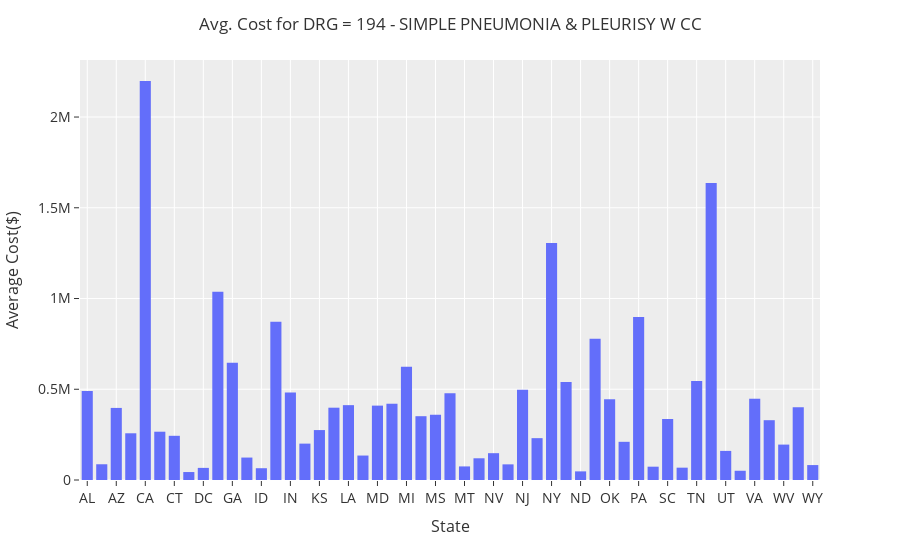

The code cell stored with this chart in its notebook:
### Code cell
fig = px.histogram(_df,x='Provider State', y='Average Total Payments')
fig.update_layout(
    title='Avg. Cost for DRG = 194 - SIMPLE PNEUMONIA & PLEURISY W CC',
    template='ggplot2',
    xaxis=dict(
        title='State',
        titlefont_size=16,
        tickfont_size=14,
    ),
    yaxis=dict(
        title='Average Cost($)',
        titlefont_size=16,
        tickfont_size=14,
    ),
    legend=dict(
        x=0,
        y=1.0,
    ),
    barmode='group',
    bargap=0.15,
    bargroupgap=0.1 
)
fig.show()
fig.write_image("inpatient_analysis_graphs\inpatient_top_procedure_cost_per_state.png", engine='orca')

### Figure 1 — Plotly figure (JSON) as saved in the notebook; plotly's stock layout.template omitted (floating-point values rounded to 4 significant figures; data arrays with more than 128 entries replaced by an {"elided": "..."} marker saying what was removed)
{"data": [{"alignmentgroup": "True", "bingroup": "x", "histfunc": "sum", "hovertemplate": "Provider State=%{x}<br>sum of Average Total Payments=%{y}<extra></extra>", "legendgroup": "", "marker": {"color": "#636efa", "pattern": {"shape": ""}}, "name": "", "offsetgroup": "", "orientation": "v", "showlegend": false, "type": "histogram", "x": {"elided": "3023 str values"}, "xaxis": "x", "y": {"elided": "3023 float values"}, "yaxis": "y"}], "layout": {"bargap": 0.15, "bargroupgap": 0.1, "barmode": "group", "legend": {"tracegroupgap": 0, "x": 0, "y": 1}, "margin": {"t": 60}, "title": {"text": "Avg. Cost for DRG = 194 - SIMPLE PNEUMONIA & PLEURISY W CC"}, "xaxis": {"anchor": "y", "domain": [0, 1], "tickfont": {"size": 14}, "title": {"font": {"size": 16}, "text": "State"}}, "yaxis": {"anchor": "x", "domain": [0, 1], "tickfont": {"size": 14}, "title": {"font": {"size": 16}, "text": "Average Cost($)"}}}}
